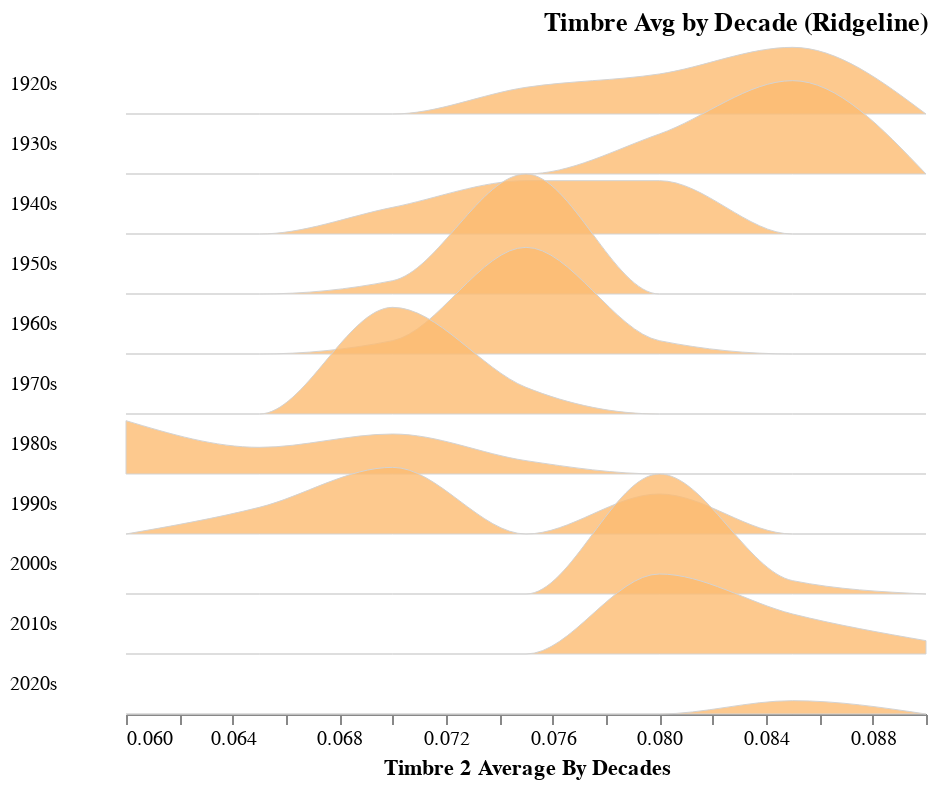

Source (notebook cell):
### Code cell
plot_ridgeline(nltk_score_by_year, 'decade', 'pos')

### Figure 1 — Vega-Lite specification as saved in the notebook (floating-point values rounded to 4 significant figures)
{"config": {"view": {"continuousWidth": 400, "continuousHeight": 300, "stroke": null}, "facet": {"spacing": 0}, "title": {"anchor": "end"}}, "data": {"name": "data-7ec2a3ef16b75228430afede01c48142"}, "facet": {"row": {"type": "temporal", "field": "Decade", "header": {"format": "%Ys", "labelAlign": "right", "labelAngle": 0}, "title": null}}, "spec": {"mark": {"type": "area", "fillOpacity": 0.8, "interpolate": "monotone", "stroke": "lightgray", "strokeWidth": 0.5}, "encoding": {"fill": {"type": "quantitative", "field": "mean_val", "legend": null, "scale": {"domain": [50, -100], "scheme": "redyellowblue"}}, "x": {"type": "quantitative", "bin": "binned", "field": "bin_min", "title": "Timbre 2 Average By Decades"}, "y": {"type": "quantitative", "axis": null, "field": "value", "scale": {"range": [30, -30]}}}, "height": 30, "transform": [{"field": "decade", "timeUnit": "year", "as": "Decade"}, {"joinaggregate": [{"op": "mean", "field": "pos", "as": "mean_val"}], "groupby": ["Decade"]}, {"bin": {"maxbins": 10}, "field": "pos", "as": ["bin_max", "bin_min"]}, {"aggregate": [{"op": "count", "as": "value"}], "groupby": ["Decade", "mean_val", "bin_min", "bin_max"]}, {"impute": "value", "key": "bin_min", "groupby": ["Decade", "mean_val"], "value": 0}]}, "bounds": "flush", "title": "Timbre Avg by Decade (Ridgeline)", "$schema": "https://vega.github.io/schema/vega-lite/v4.8.1.json", "datasets": {"data-7ec2a3ef16b75228430afede01c48142": [{"year": 1920, "neg": 0.07961, "neu": 0.8121, "pos": 0.07557, "compound": 0.03277, "decade": "1920-01-01T00:00:00"}, {"year": 1921, "neg": 0.07985, "neu": 0.8235, "pos": 0.07389, "compound": 0.02279, "decade": "1920-01-01T00:00:00"}, {"year": 1922, "neg": 0.07882, "neu": 0.819, "pos": 0.07427, "compound": 0.02793, "decade": "1920-01-01T00:00:00"}, {"year": 1923, "neg": 0.115, "neu": 0.8237, "pos": 0.08344, "compound": -0.0221, "decade": "1920-01-01T00:00:00"}, {"year": 1924, "neg": 0.1073, "neu": 0.8222, "pos": 0.0816, "compound": -0.01112, "decade": "1920-01-01T00:00:00"}, {"year": 1925, "neg": 0.1109, "neu": 0.8172, "pos": 0.0826, "compound": -0.01065, "decade": "1920-01-01T00:00:00"}, {"year": 1926, "neg": 0.09866, "neu": 0.8084, "pos": 0.08324, "compound": 0.009751, "decade": "1920-01-01T00:00:00"}, {"year": 1927, "neg": 0.09066, "neu": 0.8055, "pos": 0.08205, "compound": 0.02178, "decade": "1920-01-01T00:00:00"}, {"year": 1928, "neg": 0.07664, "neu": 0.7982, "pos": 0.08, "compound": 0.04514, "decade": "1920-01-01T00:00:00"}, {"year": 1929, "neg": 0.0788, "neu": 0.8005, "pos": 0.07953, "compound": 0.0412, "decade": "1920-01-01T00:00:00"}, {"year": 1930, "neg": 0.08511, "neu": 0.8097, "pos": 0.08049, "compound": 0.02467, "decade": "1930-01-01T00:00:00"}, {"year": 1931, "neg": 0.08846, "neu": 0.8092, "pos": 0.08138, "compound": 0.02093, "decade": "1930-01-01T00:00:00"}, {"year": 1932, "neg": 0.1148, "neu": 0.8069, "pos": 0.08288, "compound": -0.004595, "decade": "1930-01-01T00:00:00"}, {"year": 1933, "neg": 0.1071, "neu": 0.8095, "pos": 0.08207, "compound": 0.001331, "decade": "1930-01-01T00:00:00"}, {"year": 1934, "neg": 0.09992, "neu": 0.8014, "pos": 0.08427, "compound": 0.01436, "decade": "1930-01-01T00:00:00"}, {"year": 1935, "neg": 0.09726, "neu": 0.8065, "pos": 0.08253, "compound": 0.01375, "decade": "1930-01-01T00:00:00"}, {"year": 1936, "neg": 0.09133, "neu": 0.7927, "pos": 0.08419, "compound": 0.03179, "decade": "1930-01-01T00:00:00"}, {"year": 1937, "neg": 0.06404, "neu": 0.8045, "pos": 0.07528, "compound": 0.05618, "decade": "1930-01-01T00:00:00"}, {"year": 1938, "neg": 0.06406, "neu": 0.7984, "pos": 0.07585, "compound": 0.06169, "decade": "1930-01-01T00:00:00"}, {"year": 1939, "neg": 0.07191, "neu": 0.8036, "pos": 0.07931, "compound": 0.04517, "decade": "1930-01-01T00:00:00"}, {"year": 1940, "neg": 0.0781, "neu": 0.814, "pos": 0.07868, "compound": 0.02917, "decade": "1940-01-01T00:00:00"}, {"year": 1941, "neg": 0.08136, "neu": 0.8306, "pos": 0.07423, "compound": 0.01381, "decade": "1940-01-01T00:00:00"}, {"year": 1942, "neg": 0.09405, "neu": 0.8563, "pos": 0.07563, "compound": -0.02595, "decade": "1940-01-01T00:00:00"}, {"year": 1943, "neg": 0.09274, "neu": 0.8605, "pos": 0.07486, "compound": -0.02809, "decade": "1940-01-01T00:00:00"}, {"year": 1944, "neg": 0.09311, "neu": 0.864, "pos": 0.07285, "compound": -0.02997, "decade": "1940-01-01T00:00:00"}, {"year": 1945, "neg": 0.08899, "neu": 0.8496, "pos": 0.07626, "compound": -0.01482, "decade": "1940-01-01T00:00:00"}, {"year": 1946, "neg": 0.08202, "neu": 0.8363, "pos": 0.07662, "compound": 0.005096, "decade": "1940-01-01T00:00:00"}, {"year": 1947, "neg": 0.07955, "neu": 0.8379, "pos": 0.07289, "compound": 0.009682, "decade": "1940-01-01T00:00:00"}, {"year": 1948, "neg": 0.07106, "neu": 0.8323, "pos": 0.07, "compound": 0.02669, "decade": "1940-01-01T00:00:00"}, {"year": 1949, "neg": 0.06976, "neu": 0.8307, "pos": 0.06946, "compound": 0.03004, "decade": "1940-01-01T00:00:00"}, {"year": 1950, "neg": 0.07162, "neu": 0.8342, "pos": 0.07191, "compound": 0.02231, "decade": "1950-01-01T00:00:00"}, {"year": 1951, "neg": 0.07178, "neu": 0.8365, "pos": 0.07249, "compound": 0.01925, "decade": "1950-01-01T00:00:00"}, {"year": 1952, "neg": 0.07373, "neu": 0.8337, "pos": 0.06965, "compound": 0.0229, "decade": "1950-01-01T00:00:00"}, {"year": 1953, "neg": 0.07289, "neu": 0.8285, "pos": 0.07021, "compound": 0.02838, "decade": "1950-01-01T00:00:00"}, {"year": 1954, "neg": 0.06949, "neu": 0.8218, "pos": 0.07146, "compound": 0.03723, "decade": "1950-01-01T00:00:00"}, {"year": 1955, "neg": 0.06817, "neu": 0.8183, "pos": 0.07246, "compound": 0.04109, "decade": "1950-01-01T00:00:00"}, {"year": 1956, "neg": 0.07199, "neu": 0.8146, "pos": 0.07457, "compound": 0.03884, "decade": "1950-01-01T00:00:00"}, {"year": 1957, "neg": 0.0762, "neu": 0.8232, "pos": 0.07405, "compound": 0.02654, "decade": "1950-01-01T00:00:00"}, {"year": 1958, "neg": 0.07722, "neu": 0.8249, "pos": 0.07089, "compound": 0.02699, "decade": "1950-01-01T00:00:00"}, {"year": 1959, "neg": 0.07876, "neu": 0.8209, "pos": 0.07149, "compound": 0.02887, "decade": "1950-01-01T00:00:00"}, {"year": 1960, "neg": 0.07634, "neu": 0.8231, "pos": 0.07299, "compound": 0.02756, "decade": "1960-01-01T00:00:00"}, {"year": 1961, "neg": 0.07635, "neu": 0.8179, "pos": 0.07281, "compound": 0.03293, "decade": "1960-01-01T00:00:00"}, {"year": 1962, "neg": 0.07026, "neu": 0.8267, "pos": 0.07301, "compound": 0.03001, "decade": "1960-01-01T00:00:00"}, {"year": 1963, "neg": 0.07479, "neu": 0.8241, "pos": 0.07556, "compound": 0.02556, "decade": "1960-01-01T00:00:00"}, {"year": 1964, "neg": 0.06592, "neu": 0.8111, "pos": 0.06981, "compound": 0.05319, "decade": "1960-01-01T00:00:00"}, {"year": 1965, "neg": 0.07913, "neu": 0.8286, "pos": 0.07398, "compound": 0.01829, "decade": "1960-01-01T00:00:00"}, {"year": 1966, "neg": 0.06852, "neu": 0.8318, "pos": 0.07174, "compound": 0.02792, "decade": "1960-01-01T00:00:00"}, {"year": 1967, "neg": 0.07315, "neu": 0.8396, "pos": 0.07322, "compound": 0.01408, "decade": "1960-01-01T00:00:00"}, {"year": 1968, "neg": 0.09679, "neu": 0.8373, "pos": 0.07496, "compound": -0.009067, "decade": "1960-01-01T00:00:00"}, {"year": 1969, "neg": 0.09546, "neu": 0.8364, "pos": 0.07486, "compound": -0.00674, "decade": "1960-01-01T00:00:00"}, {"year": 1970, "neg": 0.07352, "neu": 0.845, "pos": 0.07151, "compound": 0.009936, "decade": "1970-01-01T00:00:00"}, {"year": 1971, "neg": 0.07495, "neu": 0.8439, "pos": 0.07013, "compound": 0.011, "decade": "1970-01-01T00:00:00"}, {"year": 1972, "neg": 0.06592, "neu": 0.8397, "pos": 0.06972, "compound": 0.02468, "decade": "1970-01-01T00:00:00"}, {"year": 1973, "neg": 0.06573, "neu": 0.852, "pos": 0.06916, "compound": 0.01309, "decade": "1970-01-01T00:00:00"}, {"year": 1974, "neg": 0.06303, "neu": 0.8445, "pos": 0.06775, "compound": 0.02475, "decade": "1970-01-01T00:00:00"}, {"year": 1975, "neg": 0.06692, "neu": 0.8561, "pos": 0.0667, "compound": 0.01032, "decade": "1970-01-01T00:00:00"}, {"year": 1976, "neg": 0.06554, "neu": 0.8445, "pos": 0.06669, "compound": 0.02329, "decade": "1970-01-01T00:00:00"}, {"year": 1977, "neg": 0.06393, "neu": 0.8382, "pos": 0.06612, "compound": 0.03178, "decade": "1970-01-01T00:00:00"}, {"year": 1978, "neg": 0.06268, "neu": 0.8335, "pos": 0.06696, "compound": 0.03686, "decade": "1970-01-01T00:00:00"}, {"year": 1979, "neg": 0.06459, "neu": 0.8298, "pos": 0.06835, "compound": 0.03731, "decade": "1970-01-01T00:00:00"}, {"year": 1980, "neg": 0.08234, "neu": 0.8161, "pos": 0.07248, "compound": 0.02912, "decade": "1980-01-01T00:00:00"}, {"year": 1981, "neg": 0.05018, "neu": 0.7738, "pos": 0.06216, "compound": 0.1138, "decade": "1980-01-01T00:00:00"}, {"year": 1982, "neg": 0.05025, "neu": 0.7816, "pos": 0.06222, "compound": 0.1059, "decade": "1980-01-01T00:00:00"}, {"year": 1983, "neg": 0.04714, "neu": 0.7866, "pos": 0.05975, "compound": 0.1065, "decade": "1980-01-01T00:00:00"}, {"year": 1984, "neg": 0.04622, "neu": 0.785, "pos": 0.05927, "compound": 0.1095, "decade": "1980-01-01T00:00:00"}, {"year": 1985, "neg": 0.0473, "neu": 0.7868, "pos": 0.05992, "compound": 0.106, "decade": "1980-01-01T00:00:00"}, {"year": 1986, "neg": 0.04755, "neu": 0.7904, "pos": 0.05991, "compound": 0.1021, "decade": "1980-01-01T00:00:00"}, {"year": 1987, "neg": 0.0536, "neu": 0.7751, "pos": 0.06997, "compound": 0.1014, "decade": "1980-01-01T00:00:00"}, {"year": 1988, "neg": 0.05461, "neu": 0.7813, "pos": 0.06908, "compound": 0.09503, "decade": "1980-01-01T00:00:00"}, {"year": 1989, "neg": 0.05564, "neu": 0.7837, "pos": 0.06929, "compound": 0.0914, "decade": "1980-01-01T00:00:00"}, {"year": 1990, "neg": 0.05778, "neu": 0.792, "pos": 0.06905, "compound": 0.08112, "decade": "1990-01-01T00:00:00"}, {"year": 1991, "neg": 0.05949, "neu": 0.8005, "pos": 0.06547, "compound": 0.07454, "decade": "1990-01-01T00:00:00"}, {"year": 1992, "neg": 0.05293, "neu": 0.8011, "pos": 0.0623, "compound": 0.0837, "decade": "1990-01-01T00:00:00"}, {"year": 1993, "neg": 0.0529, "neu": 0.7871, "pos": 0.064, "compound": 0.09598, "decade": "1990-01-01T00:00:00"}, {"year": 1994, "neg": 0.05375, "neu": 0.7811, "pos": 0.06562, "compound": 0.09957, "decade": "1990-01-01T00:00:00"}, {"year": 1995, "neg": 0.0565, "neu": 0.7888, "pos": 0.06626, "compound": 0.08843, "decade": "1990-01-01T00:00:00"}, {"year": 1996, "neg": 0.062, "neu": 0.8042, "pos": 0.06983, "compound": 0.06395, "decade": "1990-01-01T00:00:00"}, {"year": 1997, "neg": 0.05725, "neu": 0.7563, "pos": 0.07769, "compound": 0.1088, "decade": "1990-01-01T00:00:00"}, {"year": 1998, "neg": 0.05623, "neu": 0.7533, "pos": 0.07754, "compound": 0.1129, "decade": "1990-01-01T00:00:00"}, {"year": 1999, "neg": 0.05558, "neu": 0.7448, "pos": 0.078, "compound": 0.1216, "decade": "1990-01-01T00:00:00"}, {"year": 2000, "neg": 0.05413, "neu": 0.7486, "pos": 0.07637, "compound": 0.1209, "decade": "2000-01-01T00:00:00"}, {"year": 2001, "neg": 0.0707, "neu": 0.7879, "pos": 0.07885, "compound": 0.06258, "decade": "2000-01-01T00:00:00"}, {"year": 2002, "neg": 0.07128, "neu": 0.7979, "pos": 0.07964, "compound": 0.0512, "decade": "2000-01-01T00:00:00"}, {"year": 2003, "neg": 0.07274, "neu": 0.7975, "pos": 0.08018, "compound": 0.04959, "decade": "2000-01-01T00:00:00"}, {"year": 2004, "neg": 0.06636, "neu": 0.7883, "pos": 0.07751, "compound": 0.06788, "decade": "2000-01-01T00:00:00"}, {"year": 2005, "neg": 0.06705, "neu": 0.7699, "pos": 0.07697, "compound": 0.08603, "decade": "2000-01-01T00:00:00"}, {"year": 2006, "neg": 0.06816, "neu": 0.7893, "pos": 0.07733, "compound": 0.06519, "decade": "2000-01-01T00:00:00"}, {"year": 2007, "neg": 0.06822, "neu": 0.81, "pos": 0.078, "compound": 0.0438, "decade": "2000-01-01T00:00:00"}, {"year": 2008, "neg": 0.06383, "neu": 0.8005, "pos": 0.07841, "compound": 0.05725, "decade": "2000-01-01T00:00:00"}, {"year": 2009, "neg": 0.06037, "neu": 0.7901, "pos": 0.0784, "compound": 0.07109, "decade": "2000-01-01T00:00:00"}, {"year": 2010, "neg": 0.06375, "neu": 0.7998, "pos": 0.07998, "compound": 0.05645, "decade": "2010-01-01T00:00:00"}, {"year": 2011, "neg": 0.06801, "neu": 0.8132, "pos": 0.0794, "compound": 0.03943, "decade": "2010-01-01T00:00:00"}, {"year": 2012, "neg": 0.06309, "neu": 0.8002, "pos": 0.07955, "compound": 0.05719, "decade": "2010-01-01T00:00:00"}, {"year": 2013, "neg": 0.06736, "neu": 0.8098, "pos": 0.07975, "compound": 0.04303, "decade": "2010-01-01T00:00:00"}, {"year": 2014, "neg": 0.06465, "neu": 0.8061, "pos": 0.07967, "compound": 0.04959, "decade": "2010-01-01T00:00:00"}, {"year": 2015, "neg": 0.0673, "neu": 0.8155, "pos": 0.07892, "compound": 0.03827, "decade": "2010-01-01T00:00:00"}, {"year": 2016, "neg": 0.07037, "neu": 0.8157, "pos": 0.08046, "compound": 0.0335, "decade": "2010-01-01T00:00:00"}, {"year": 2017, "neg": 0.0764, "neu": 0.8196, "pos": 0.08286, "compound": 0.02117, "decade": "2010-01-01T00:00:00"}, {"year": 2018, "neg": 0.08077, "neu": 0.8264, "pos": 0.08406, "compound": 0.008733, "decade": "2010-01-01T00:00:00"}, {"year": 2019, "neg": 0.08344, "neu": 0.8307, "pos": 0.08504, "compound": 0.0008502, "decade": "2010-01-01T00:00:00"}, {"year": 2020, "neg": 0.08532, "neu": 0.8457, "pos": 0.08256, "compound": -0.01358, "decade": "2020-01-01T00:00:00"}]}}
